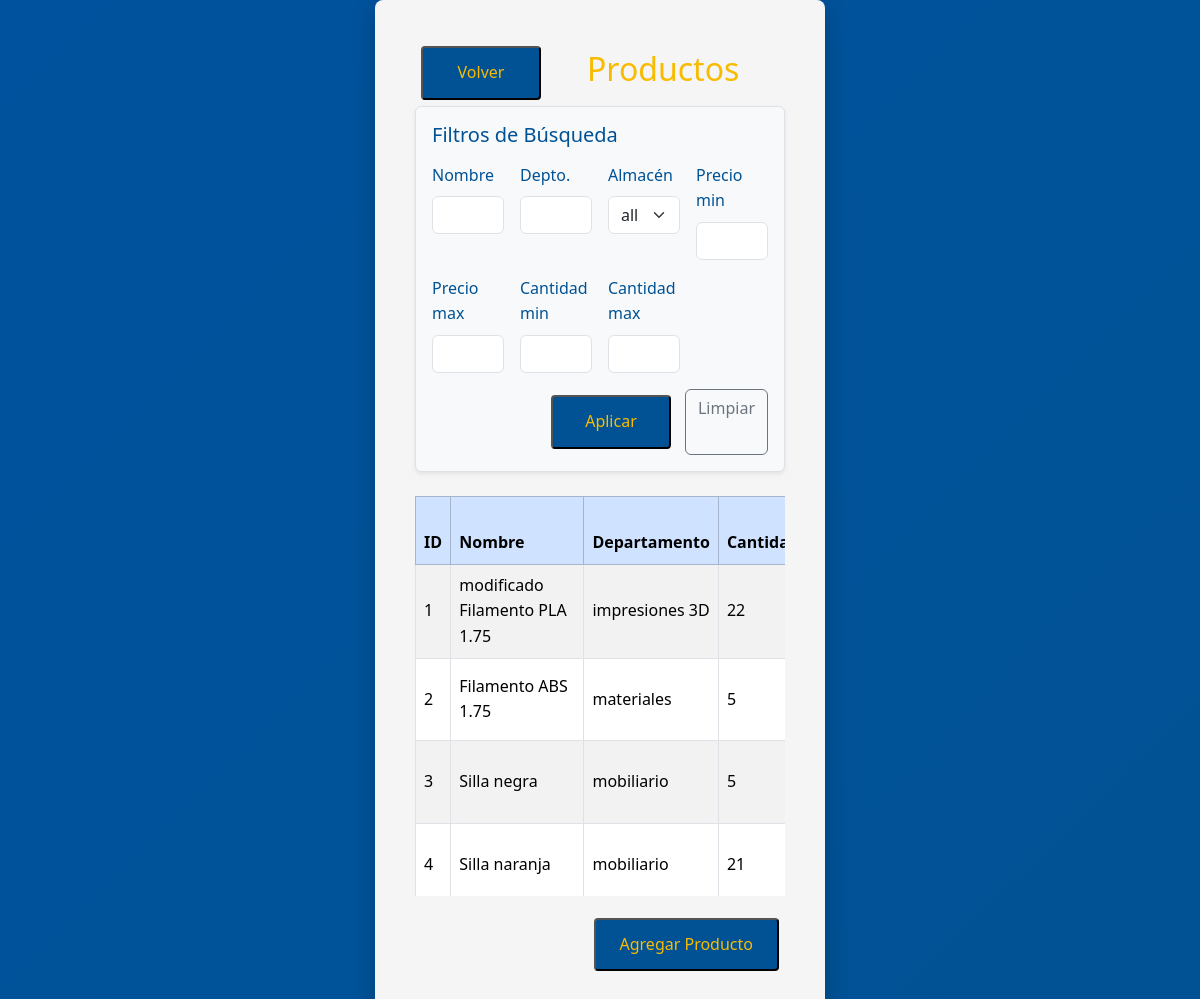
Page /productos (signed in) on the committed database.
### tables this page shows
CREATE TABLE "productos" (
	"id"	INTEGER NOT NULL,
	"nombre"	TEXT NOT NULL,
	"precio"	REAL NOT NULL,
	"cantidad"	INTEGER NOT NULL,
	"departamento"	TEXT NOT NULL, almacen INTEGER,
	PRIMARY KEY("id")
);

### app.py (the view)
@app.route('/productos')
@login_requerido
def productos():
    conn = get_db_connection()
    cursor = conn.cursor()
    nombre = request.args.get('nombre', '').strip()
    departamento = request.args.get('departamento', '').strip()
    almacen_id = request.args.get('almacen_id', '').strip()
    precio_min = request.args.get('precio_min', '').strip()
    precio_max = request.args.get('precio_max', '').strip()
    cantidad_min = request.args.get('cantidad_min', '').strip()
    cantidad_max = request.args.get('cantidad_max', '').strip()
    query = 'SELECT * FROM productos WHERE 1=1'
    params = []
    if nombre:
        query += ' AND nombre LIKE ?'
        params.append('%' + nombre + '%')
    if departamento:
        query += ' AND departamento LIKE ?'
        params.append('%' + departamento + '%')
    if almacen_id:
        query += ' AND almacen = ?'
        params.append(almacen_id)
    if precio_min and precio_min.replace('.', '', 1).isdigit():
        query += ' AND precio >= ?'
        params.append(float(precio_min))
    if precio_max and precio_max.replace('.', '', 1).isdigit():
        query += ' AND precio <= ?'
        params.append(float(precio_max))
    if cantidad_min and cantidad_min.isdigit():
        query += ' AND cantidad >= ?'
        params.append(int(cantidad_min))
    if cantidad_max and cantidad_max.isdigit():
        query += ' AND cantidad <= ?'
        params.append(int(cantidad_max))
    cursor.execute(query, params)
    productos = cursor.fetchall()
    almacenes_list = conn.execute('SELECT id, nombre FROM almacenes').fetchall()
    conn.close()
    filter_values = {
        'nombre': nombre, 'departamento': departamento, 'almacen_id': almacen_id,
        'precio_min': precio_min, 'precio_max': precio_max,
        'cantidad_min': cantidad_min, 'cantidad_max': cantidad_max
    }
    return render_template('productos.html',
                           productos=productos,
                           almacenes=almacenes_list,
                           usuario=session.get('rol'),
                           rol=session.get('rol'),
                           filter_values=filter_values)

### app.py (called while the page is built)
def login_requerido(f):
    @wraps(f)
    def decorated_function(*args, **kwargs):
        if 'usuario' not in session:
            flash('Debe iniciar sesión para acceder a esta página', 'warning')
            return redirect(url_for('login'))
        return f(*args, **kwargs)
    return decorated_function

def get_db_connection():
    conn = sqlite3.connect('instance/InventarioBD.db')
    conn.row_factory = sqlite3.Row
    return conn

### templates/productos.html (shortened to what this page needs)
<!DOCTYPE html>
<html lang="en">
<head>
    <link href="https://cdn.jsdelivr.net/npm/bootstrap@5.3.3/dist/css/bootstrap.min.css" rel="stylesheet">
    <link rel="stylesheet" href="../static/css/base.css">
    <link rel="stylesheet" href="../static/css/components/buttons.css">
    <link rel="stylesheet" href="../static/css/components/headers.css">
    <link rel="stylesheet" href="../static/css/pages/productos.css">
</head>
<body>
<div class="productos-container">
    <div class="container-header">
        <button type="button" class="pestana-volver-atras"
                onclick="window.location.href='{{ url_for('inicio') }}'">
            Volver
        </button>
        <h2>Productos</h2>
    </div>
    <div class="filtros-busqueda p-3 mb-4 border rounded shadow-sm bg-light">
        <h5 class="mb-3">Filtros de Búsqueda</h5>
        <form method="GET" action="{{ url_for('productos') }}">
            <div class="row g-3">
                <div class="col-md-3">
                    <label for="nombre" class="form-label">Nombre</label>
                    <input type="text" id="nombre" name="nombre" class="form-control"
                           value="{{ filter_values.nombre }}">
                </div>
                <div class="col-md-3">
                    <label for="departamento" class="form-label">Depto.</label>
                    <input type="text" id="departamento" name="departamento" class="form-control"
                           value="{{ filter_values.departamento }}">
                </div>
                <div class="col-md-3">
                    <label for="almacen_id" class="form-label">Almacén</label>
                    <select id="almacen_id" name="almacen_id" class="form-select">
                        <option value="">all</option>
                    </select>
                </div>
                <div class="col-md-3">
                    <label class="form-label">Precio min</label>
                    <input type="number" step="0.01" name="precio_min" class="form-control"
                           value="{{ filter_values.precio_min }}">
                </div>
                <div class="col-md-3">
                    <label class="form-label">Precio max</label>
                    <input type="number" step="0.01" name="precio_max" class="form-control"
                           value="{{ filter_values.precio_max }}">
                </div>
                <div class="col-md-3">
                    <label class="form-label">Cantidad min</label>
                    <input type="number" name="cantidad_min" class="form-control"
                           value="{{ filter_values.cantidad_min }}">
                </div>
                <div class="col-md-3">
                    <label class="form-label">Cantidad max</label>
                    <input type="number" name="cantidad_max" class="form-control"
                           value="{{ filter_values.cantidad_max }}">
                </div>
            </div>
            <div class="mt-3 d-flex justify-content-end gap-2">
                <button type="submit" >Aplicar</button>
                <a href="{{ url_for('productos') }}" class="btn btn-outline-secondary">Limpiar</a>
            </div>
        </form>
    </div>
    <div class="tabla-datos">
        <div class="table-responsive" style="max-height: 400px; overflow-y: auto;">
            <table class="table table-bordered table-striped table-hover align-middle shadow-sm bg-white">
                <thead class="table-primary sticky-top">
                    <tr>
                        <th>ID</th>
                        <th>Nombre</th>
                        <th>Departamento</th>
                        <th>Cantidad</th>
                    </tr>
                </thead>
                <tbody>
                    {% for p in productos %}
                    <tr>
                        <td>{{ p['id'] }}</td>
                        <td>{{ p['nombre'] }}</td>
                        <td>{{ p['departamento'] }}</td>
                        <td>{{ p['cantidad'] }}</td>
                    </tr>
                    {% endfor %}
                </tbody>
            </table>
        </div>
        <div class="apartado-botones-secundarios mt-3 d-flex justify-content-end gap-2">
            {% if rol == 'ADMIN' or rol == 'PRODUCTOS' %}
                <button type="button" onclick="window.location.href='{{ url_for('crear_producto') }}'">
                    Agregar Producto
                </button>
            {% endif %}
        </div>
    </div>
</div>
</body>
</html>

### static/css/base.css (style rules this page uses)
:root { --azul-unison: #00529e; --azul-oscuro-unison: #015294; --dorado-unison: #f8bb00; --dorado-oscuro-unison: #d99e30; --blanco: #ffffff; --texto-principal: #333333; }
body { background: linear-gradient(135deg, #00529e 0%, #015294 100%); min-height: 100vh; line-height: 1.6; color: var(--azul-oscuro-unison); display: flex; align-items: center; justify-content: center; margin: 0; font-family: 'Segoe UI', Tahoma, Geneva, Verdana, sans-serif; padding: 0; }

### static/css/components/buttons.css (style rules this page uses)
button, .modify-button, .eliminar-button { padding: 12px 24px; font-size: 16px; min-width: 120px; margin: 6px; border-radius: 4px; cursor: pointer; background-color: var(--azul-oscuro-unison); color: var(--dorado-unison); text-decoration: none; transition: background-color 0.3s ease; font-family: 'Segoe UI', Tahoma, Geneva, Verdana, sans-serif; }
.apartado-botones-secundarios { display: flex; justify-content: center; text-align: center; }
.pestana-volver-atras { justify-self: flex-start; }

### static/css/components/headers.css (style rules this page uses)
.container-header { display: flex; align-items: center; justify-content: flex-start; }
.container-header h2 { display: flex; align-items: center; color: var(--dorado-unison); margin-left: 40px; }

### static/css/pages/productos.css (style rules this page uses)
.productos-container { background-color: #f5f5f5; border-radius: 8px; padding: 40px; width: 100%; max-width: 450px; box-shadow: 0 8px 24px rgba(0, 0, 0, 0.2); }

### rows in the picture
productos: id "1", nombre "modificado Filamento PLA 1.75", departamento "impresiones 3D", cantidad "22"
productos: id "2", nombre "Filamento ABS 1.75", departamento "materiales", cantidad "5"
productos: id "3", nombre "Silla negra", departamento "mobiliario", cantidad "5"
productos: id "4", nombre "Silla naranja", departamento "mobiliario", cantidad "21"
